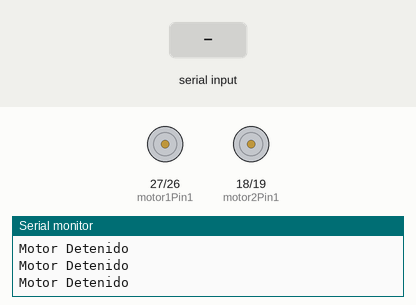
Simulated run of this sketch. Board: ESP32. Parts: motor-driver pin pairs drawn as motors (green arrow = first pin HIGH = forward, orange = second pin HIGH = backward, longer = more drive, scaled by the enable pin), the last lines printed to the serial monitor. The inputs (shaded band) are chosen by the test bench. Nothing arrives over Bluetooth unless stated; the modem accepts every AT command (registered, SIM ready, sends succeed) and sends nothing else.

Above: at 1.2 s.
1.3 s: "2" received over the second serial link
At 2.5 s:
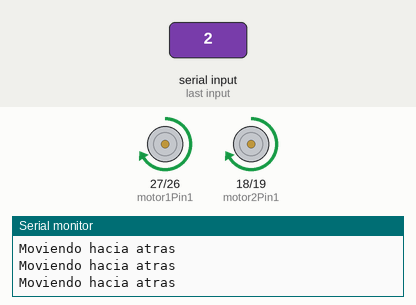
2.8 s: "1" received over the second serial link
At 3.9 s:
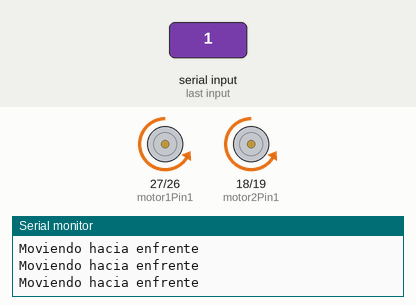
4.3 s: "0" received over the second serial link
At 5.6 s:
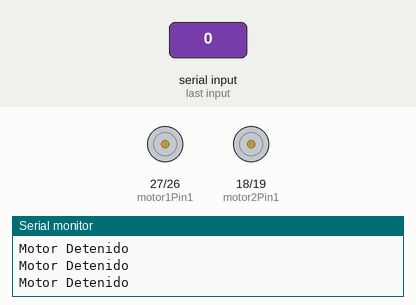
Timing chart, 0 to 7.3 s (numbered marks = the images above; inputs shaded):
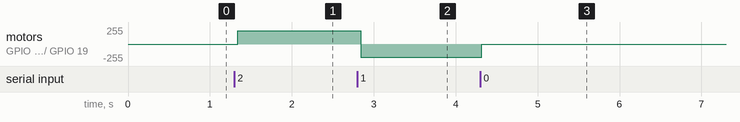

The sketch:

l299nesp32.ino
```cpp
// Motor A
int motor1Pin1 = 27;
int motor1Pin2 = 26;
int enable1Pin = 14;

// Motor B
int motor2Pin1 = 18;
int motor2Pin2 = 19;
int enable2Pin = 21;

// Setting PWM properties
const int freq = 30000;
const int pwmChannel = 0;
const int pwmChannel1 = 1;
const int resolution = 8;
int dutyCycle = 200;


//bluetooth
#include "BluetoothSerial.h" //Header File for Serial Bluetooth, will be added by default into Arduino
BluetoothSerial ESP_BT; //Object for Bluetooth
int incoming;

void setup() {
  // sets the pins as outputs:
  pinMode(motor1Pin1, OUTPUT);
  pinMode(motor1Pin2, OUTPUT);
  pinMode(enable1Pin, OUTPUT);

  pinMode(motor2Pin1, OUTPUT);
  pinMode(motor2Pin2, OUTPUT);
  pinMode(enable2Pin, OUTPUT);

  // configure LED PWM functionalitites
  ledcSetup(pwmChannel, freq, resolution);
  ledcSetup(pwmChannel1, freq, resolution);

  // attach the channel to the GPIO to be controlled
  ledcAttachPin(enable1Pin, pwmChannel);
  ledcAttachPin(enable2Pin, pwmChannel1);

  Serial.begin(115200);
  // testing
  Serial.print("Testing DC Motor...");

  ESP_BT.begin("ESP32Carrito"); //Name of your Bluetooth Signal
  Serial.println("Bluetooth Device is Ready to Pair");


}
int actual =0;
int velocidad = 200;
void loop() {
  if (ESP_BT.available()) //Check if we receive anything from Bluetooth
  {
    incoming = ESP_BT.read(); //Read what we recevive
    Serial.print("Received:"); Serial.println(incoming);

    if(incoming==50)
        {
        actual = 2;
        ESP_BT.println("Atras");
        }
    if (incoming == 49)
        {
        actual = 1;
        ESP_BT.println("Adelante");
        }

    if (incoming == 48)
        {
        actual = 0;
        ESP_BT.println("Paro automatico");
        }
  }
  delay(20);
direccion(actual,velocidad);
}

void direccion(int dir, int velocidad)
{
  ledcWrite(pwmChannel, velocidad);
  ledcWrite(pwmChannel1, velocidad);
  //adelante
  if (dir == 1)
  {
  Serial.println("Moviendo hacia enfrente");
  digitalWrite(motor1Pin1, LOW);
  digitalWrite(motor1Pin2, HIGH);
  digitalWrite(motor2Pin1, LOW);
  digitalWrite(motor2Pin2, HIGH);
  }
  else if(dir == 2)
  {
  //atras
  Serial.println("Moviendo hacia atras");
  digitalWrite(motor1Pin1, HIGH);
  digitalWrite(motor1Pin2, LOW);
  digitalWrite(motor2Pin1, HIGH);
  digitalWrite(motor2Pin2, LOW);
  }
  else if(dir==0)
  {
  // paro completo
  Serial.println("Motor Detenido");
  digitalWrite(motor1Pin1, LOW);
  digitalWrite(motor1Pin2, LOW);
  digitalWrite(motor2Pin1, LOW);
  digitalWrite(motor2Pin2, LOW);
  }
  }
```

Measured:
- after the input at 1.3 s, motor on GPIO 27 (motor1Pin1) / GPIO 26 (motor1Pin2), motor on GPIO 18 (motor2Pin1) / GPIO 19 (motor2Pin2): stopped → forward 199/255 at once
- after the input at 2.8 s, motor on GPIO 27 (motor1Pin1) / GPIO 26 (motor1Pin2), motor on GPIO 18 (motor2Pin1) / GPIO 19 (motor2Pin2): forward 199/255 → backward 199/255 at once
- after the input at 4.3 s, motor on GPIO 27 (motor1Pin1) / GPIO 26 (motor1Pin2), motor on GPIO 18 (motor2Pin1) / GPIO 19 (motor2Pin2): backward 199/255 → stopped at once
